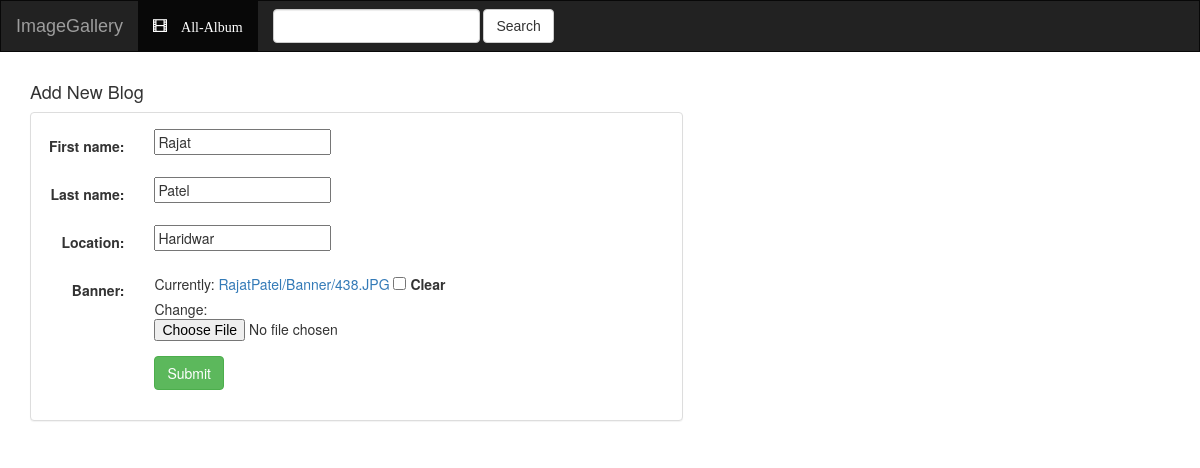
Page /update_album/6/ on the earlier database version.
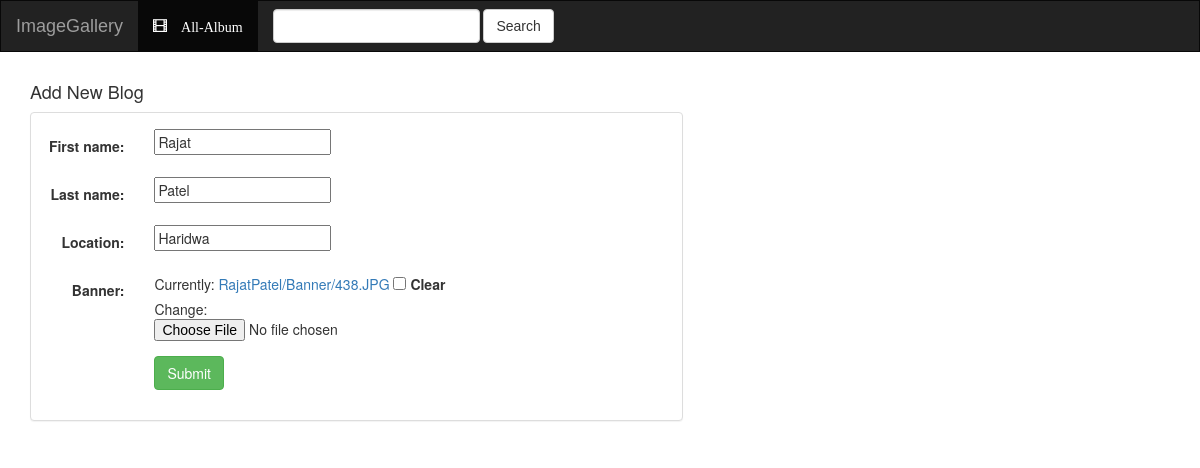
Same page on the later database version.
### DileepImage/models.py (models this page shows, shortened)
class AlbumModel(models.Model):
    first_name   = models.CharField(max_length=200)
    last_name    = models.CharField(max_length=200)
    location     = models.CharField(max_length=200)
    banner       = models.ImageField(upload_to=bannerloc,null=True,blank=True,height_field="height_field",width_field="width_field")
    height_field = models.IntegerField(default=0)
    width_field  = models.IntegerField(default=0)
    timestamp    = models.DateTimeField(auto_now_add=True,auto_now=False)
    update       = models.DateTimeField(auto_now=True,auto_now_add=False)

### DileepImage/views.py (the view)
# urls.py: url(r'^update_album/(?P<album_id>[0-9]+)/$',views.update_album,name='edt_album'),
def update_album(request,album_id=None):
	instance = get_object_or_404(AlbumModel,pk=album_id)
	form = Add_Album(request.POST or None,request.FILES or None,instance=instance)
	if form.is_valid():
		instance = form.save(commit=False)
		instance.save()
		context = {'object_list': AlbumModel.objects.all()}
		return render(request,'DileepImage/albummodel_list.html',context)
	context = {'form':form}
	return render(request,'DileepImage/add_album.html',context)

### DileepImage/form.py (shortened to what this page needs)
class Add_Album(forms.ModelForm):
    class Meta:
        model = AlbumModel
        fields = ['first_name','last_name','location','banner']

### DileepImage/templates/DileepImage/add_album.html (shortened to what this page needs)
{% extends 'DileepImage/base.html' %}
{% block body %}
<div class='container'>
	<h4> Add New Blog</h4>
	 <div class='row'>
	 	<div class="col-sm-12 col-md-7">
	 	<div class='panel panel-default'>
	 		<div class='panel-body'>
	 			<form class="form-horizontal" action="" method="POST" enctype="multipart/form-data">
                         {% for field in form %}
                           <div class="form-group">
                             <div class='col-sm-offset-2 col-sm-10'>
                             </div>
                             <label class='control-label col-sm-2'>{{field.label_tag}}</label>
                             <div class="col-sm-10">{{field}}</div>
                           </div>
                        {%endfor%}
                        <div class="form-group">
                            <div class="col-sm-offset-2 col-sm-10">
                                <button type="submit" class="btn btn-success">Submit</button>
                            </div>
                        </div>
                    </form>
	 		</div>
	 	</div>
	 </div>
	</div>
	</div>
{% endblock %}

### DileepImage/templates/DileepImage/base.html (shortened to what this page needs)
<!DOCTYPE html>
<html lang="en">
<head>
    {% load static %}
    <link rel="stylesheet" href="https://maxcdn.bootstrapcdn.com/bootstrap/3.3.7/css/bootstrap.min.css">
    <link rel="stylesheet" type="text/css" href="{% static 'DileepImage/style.css' %}" />
</head>
<body>
<nav class="navbar navbar-inverse ">
    <div class="container-fluid">
    <div class="navbar-header">
        <a href="{% url 'DileepImage:index' %}" class="navbar-brand"> ImageGallery</a>
    </div>
        <div class="collapse navbar-collapse" id="topbar">
            <ul class="nav navbar-nav">
                <li class="active">
                    <a href="{% url 'DileepImage:index' %}">
                        <span class="glyphicon glyphicon-film" aria-hidden="true">
                            All-Album
                        </span>
                    </a>
                </li>
            </ul>
            <form class="navbar-form navbar-left" role="search" method="get" action="#">
                <div class="form-group">
                    <input type="search" class="form-control" name="q" value="">
                </div>
                <div class="form-group">
                    <button type="submit" class="btn btn-default">Search</button>
                </div>
            </form>
             <ul class="nav navbar-nav navbar-right">
                <li class="">
                    {% block adds %}
                    <a href=" "></a>
                    {% endblock %}
                </li>
            </ul>
        </div>
    </div>
</nav>
{% block body %}
{% endblock %}
</body>
</html>

### DileepImage/static/DileepImage/style.css (style rules this page uses)
.navbar { border-radius:0 !important; font-family:arial; }

Differences in the rows shown:
changed AlbumModel "Rajat": location "Haridwar" → "Haridwa"
